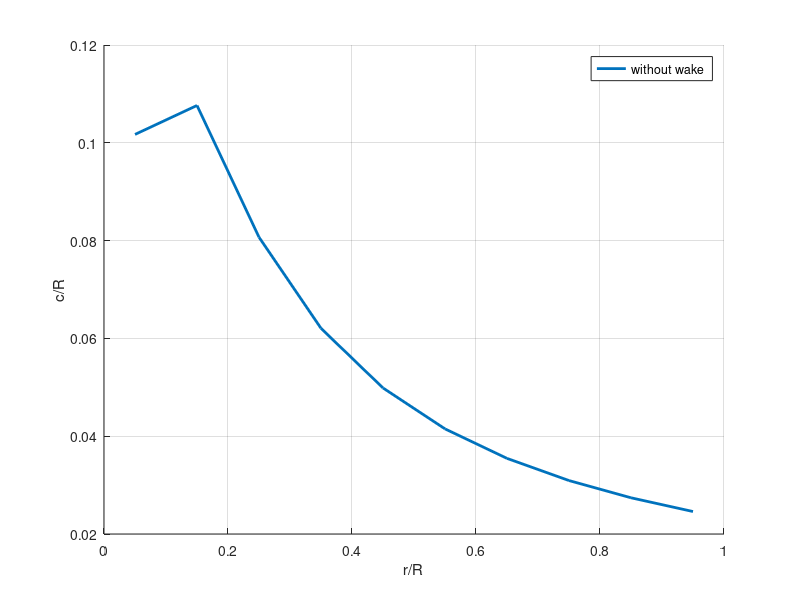
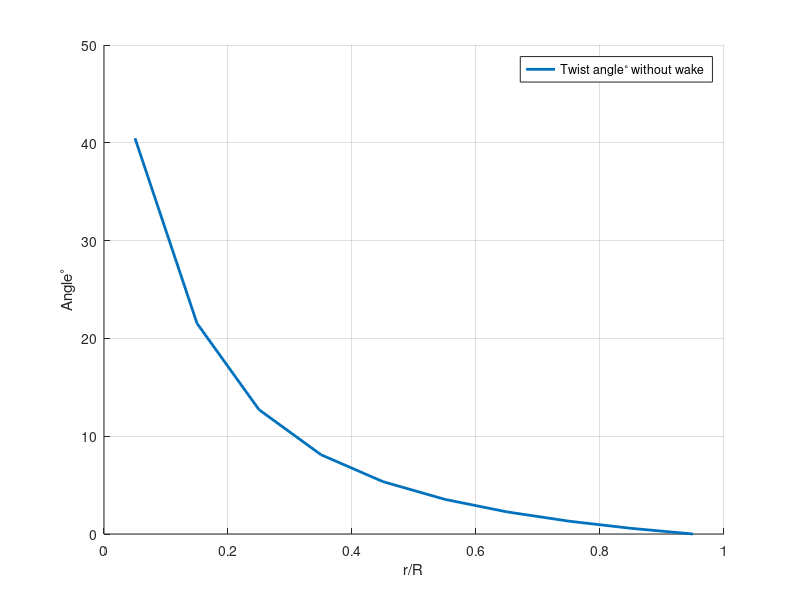
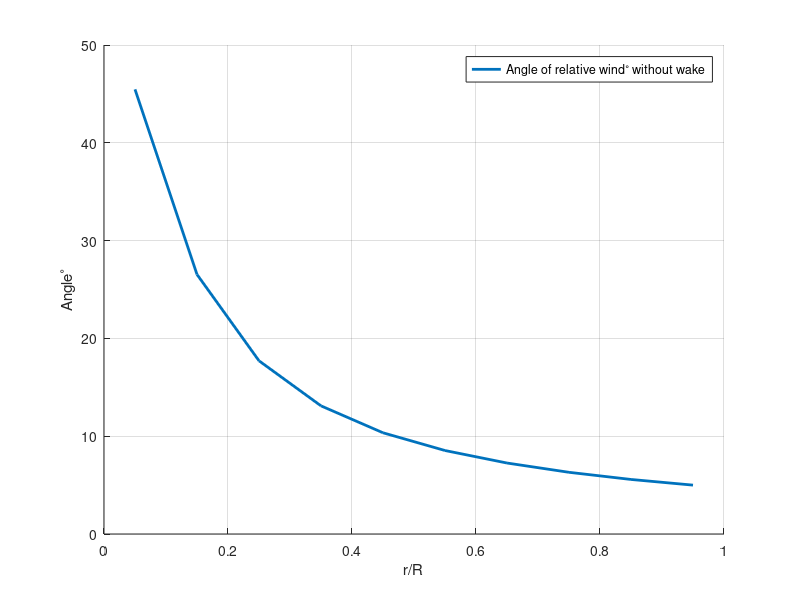
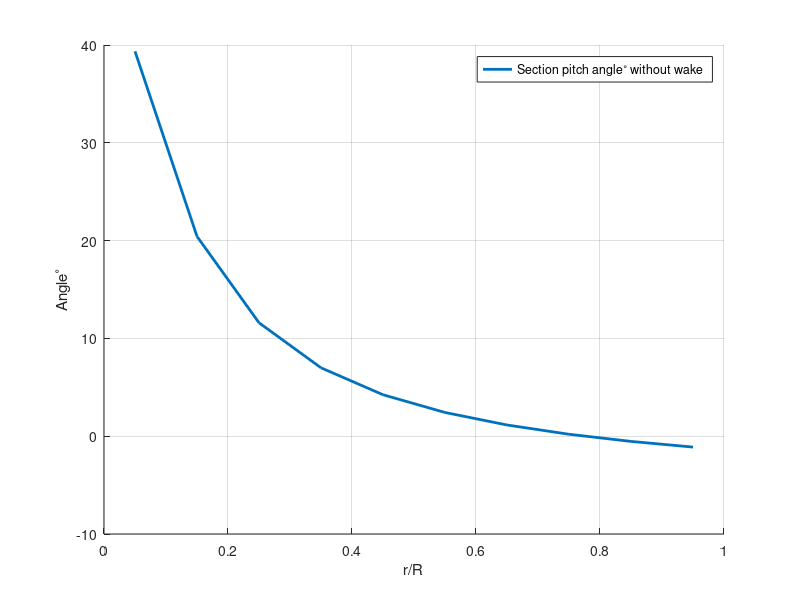

Source code (MATLAB) for these figures, in order: (Note: this script raises an error after producing the figures.)
clear all
close all
clc

%Problem 5 
disp('Blade Element Momentum Iterator for a wind turbine')
disp('to be used to build up a whole blade BEM model')
disp('By Diego Ruiz & Ignacio Losada')


%Given: 

B = 3;
TSR = 8;
alpha = 6.11;
STA = 0;
Cl_max = 1.23;
R = 51;

%Solution. PROBLEM 4 Homework #5

r_R = (0.05:0.1:0.95);
LSR = TSR*r_R;

% if the twist angle is the sum of the pitch angle and the initial pitch
%angle where twist angle is zero, the initial pitch angle is -1.6.

alpha1=zeros(1,length(r_R));
alpha1(1,:) = 6.11;

%Solution. PROBLEM 1 Homework #6

phi_6 = (2/3)*atand(1./LSR);
r_6 = r_R*R;
c_6 = ((8*pi*r_6)/(B*Cl_max)).*(1-cosd(phi_6));
SP_6 = phi_6-alpha;
ST_6 = SP_6-SP_6(1,10)

%figure 6
Solidity = (B*c_6)./(2*pi*r_6);
a_6 =(4*sind(phi_6).^2);
a_6_b = (Solidity.*cosd(phi_6));
a_6 = 1./(1+(a_6)./a_6_b);
a(1:length(r_R)) = 0.3;

fig1 = figure;
c_6_R = c_6./R;
xlabel('r/R');ylabel('c/R');hold on;grid on
plot(r_R,c_6_R,'LineWidth',2);grid on
legend('without wake','with wake')

fig2 = figure;
grid on;hold on;
plot(r_R,ST_6,'LineWidth',2);grid on;
xlabel('r/R')
ylabel('Angle^\circ')
legend('Twist angle^\circ without wake','Twist angle^\circ with wake')

fig3 = figure;
grid on;hold on;
plot(r_R,phi_6,'LineWidth',2);grid on;
xlabel('r/R')
ylabel('Angle^\circ')
legend('Angle of relative wind^\circ without wake','Angle of relative wind^\circ with wake');


fig4 = figure;
grid on;hold on;
plot(r_R,SP_6,'LineWidth',2);
xlabel('r/R')
ylabel('Angle^\circ')
legend('Section pitch angle^\circ without wake','Section pitch angle^\circ with wake')



fig5 = figure;

grid on; hold on
plot(r_R,alpha1,'LineWidth',2);grid on
xlabel('r/R');
ylabel('angle of attack')
legend('Angle of Attack^\circ without wake','Angle of Attack^\circ with wake')

fig6 = figure;


grid on;hold on;
plot(r_R,a_6,'LineWidth',2);grid on
legend('a without wake','a with wake')
xlabel('r/R');
ylabel('Induction factor')


fig7 = figure;

a_prime(1:length(r_R)) = 0.0;
a_prime_6 = (1-3*a_6)./((4*a_6)-1);

grid on;hold on;
plot(r_R,a_prime_6,'LineWidth',2);grid on
xlabel('r/R');
ylabel('Induction factor')
legend('a_(_p_r_i_m_e_) without wake','a_(_p_r_i_m_e_) with wake')


table = [r_6;c_6_R;ST_6;phi_6;SP_6;alpha1;a_6;a_prime_6]'

filename = 'designoftheblade.xlsx';
xlswrite(filename,table)